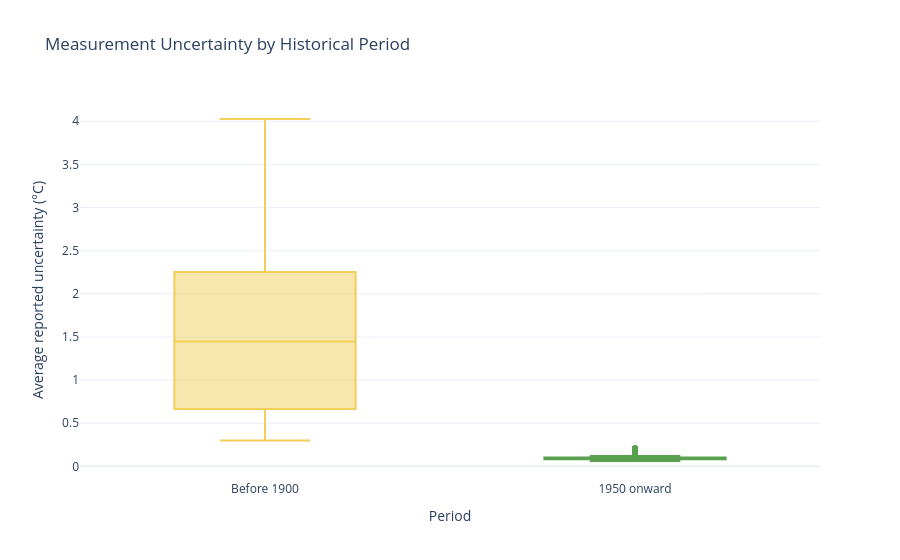

The code cell stored with this chart in its notebook:
### Code cell
h2_plot_data = pd.concat(
    [
        pd.DataFrame({
            "period": "Before 1900",
            "annual_uncertainty_c": h2_early.to_numpy(),
        }),
        pd.DataFrame({
            "period": "1950 onward",
            "annual_uncertainty_c": h2_recent.to_numpy(),
        }),
    ],
    ignore_index=True,
)

h2_box_figure = px.box(
    h2_plot_data,
    x="period",
    y="annual_uncertainty_c",
    color="period",
    points="outliers",
    color_discrete_map={
        "Before 1900": "#F2CF5B",
        "1950 onward": "#59A14F",
    },
    title="Measurement Uncertainty by Historical Period",
    labels={
        "period": "Period",
        "annual_uncertainty_c":
            "Average reported uncertainty (°C)",
    },
    template="plotly_white",
)

h2_box_figure.update_layout(showlegend=False)
h2_box_figure.show()

### Figure 1 — Plotly figure (JSON) as saved in the notebook; plotly's stock layout.template omitted (floating-point values rounded to 4 significant figures; data arrays with more than 128 entries replaced by an {"elided": "..."} marker saying what was removed)
{"data": [{"alignmentgroup": "True", "boxpoints": "outliers", "hovertemplate": "Period=%{x}<br>Average reported uncertainty (°C)=%{y}<extra></extra>", "legendgroup": "Before 1900", "marker": {"color": "#F2CF5B"}, "name": "Before 1900", "notched": false, "offsetgroup": "Before 1900", "orientation": "v", "showlegend": true, "type": "box", "x": {"elided": "147 str values"}, "x0": " ", "xaxis": "x", "y": {"elided": "147 float values"}, "y0": " ", "yaxis": "y"}, {"alignmentgroup": "True", "boxpoints": "outliers", "hovertemplate": "Period=%{x}<br>Average reported uncertainty (°C)=%{y}<extra></extra>", "legendgroup": "1950 onward", "marker": {"color": "#59A14F"}, "name": "1950 onward", "notched": false, "offsetgroup": "1950 onward", "orientation": "v", "showlegend": true, "type": "box", "x": ["1950 onward", "1950 onward", "1950 onward", "1950 onward", "1950 onward", "1950 onward", "1950 onward", "1950 onward", "1950 onward", "1950 onward", "1950 onward", "1950 onward", "1950 onward", "1950 onward", "1950 onward", "1950 onward", "1950 onward", "1950 onward", "1950 onward", "1950 onward", "1950 onward", "1950 onward", "1950 onward", "1950 onward", "1950 onward", "1950 onward", "1950 onward", "1950 onward", "1950 onward", "1950 onward", "1950 onward", "1950 onward", "1950 onward", "1950 onward", "1950 onward", "1950 onward", "1950 onward", "1950 onward", "1950 onward", "1950 onward", "1950 onward", "1950 onward", "1950 onward", "1950 onward", "1950 onward", "1950 onward", "1950 onward", "1950 onward", "1950 onward", "1950 onward", "1950 onward", "1950 onward", "1950 onward", "1950 onward", "1950 onward", "1950 onward", "1950 onward", "1950 onward", "1950 onward", "1950 onward", "1950 onward", "1950 onward", "1950 onward", "1950 onward", "1950 onward", "1950 onward"], "x0": " ", "xaxis": "x", "y": [0.1863, 0.1842, 0.2087, 0.2121, 0.1872, 0.1536, 0.1208, 0.158, 0.1043, 0.1072, 0.0935, 0.097, 0.1329, 0.09233, 0.0925, 0.1088, 0.09225, 0.08367, 0.1117, 0.08517, 0.07558, 0.09792, 0.09533, 0.1007, 0.1045, 0.09708, 0.1006, 0.08467, 0.1038, 0.08642, 0.1067, 0.08725, 0.08267, 0.094, 0.1026, 0.09325, 0.085, 0.08517, 0.08008, 0.088, 0.08633, 0.06208, 0.08333, 0.08133, 0.07092, 0.07642, 0.08475, 0.08858, 0.07392, 0.07925, 0.0835, 0.08742, 0.07242, 0.09067, 0.08342, 0.07517, 0.09, 0.0895, 0.07892, 0.08592, 0.08342, 0.082, 0.08342, 0.09767, 0.09017, 0.09217], "y0": " ", "yaxis": "y"}], "layout": {"boxmode": "overlay", "legend": {"title": {"text": "Period"}, "tracegroupgap": 0}, "showlegend": false, "title": {"text": "Measurement Uncertainty by Historical Period"}, "xaxis": {"anchor": "y", "categoryarray": ["Before 1900", "1950 onward"], "categoryorder": "array", "domain": [0, 1], "title": {"text": "Period"}}, "yaxis": {"anchor": "x", "domain": [0, 1], "title": {"text": "Average reported uncertainty (°C)"}}}}
